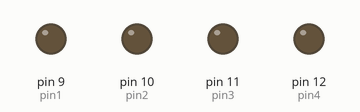
Bench run of a sketch on a simulated Arduino Uno, built with avr-gcc and run on an emulated ATmega328P. Parts: output pins drawn as LEDs (lit = HIGH).

Above: at 0.5 s.
At 2.5 s:
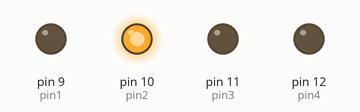
At 4.5 s:
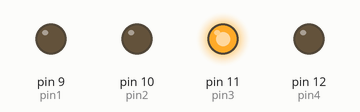
At 9.5 s:
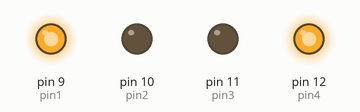
At 14.5 s:
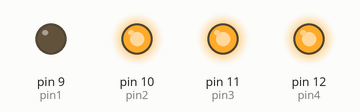
At 19.5 s:
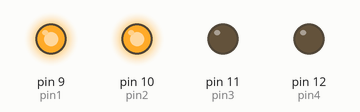
Timing chart, 0 to 20.8 s (numbered marks = the images above):
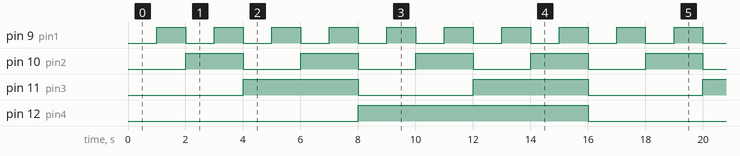

Measured:
- by itself, pin 9 (pin1): alternates HIGH for 1.0 s and LOW for 1.0 s
- by itself, pin 10 (pin2): alternates HIGH for 2.0 s and LOW for 2.0 s
- by itself, pin 11 (pin3): alternates HIGH for 4.0 s and LOW for 4.0 s
- by itself, pin 12 (pin4): alternates HIGH for 8.0 s and LOW for 8.0 s

The sketch:

led_binary_counter_1__1_.ino
```cpp
//four pins are used for bainary counter
int pin1=9;
int pin2=10;
int pin3=11;
int pin4=12;
void setup()
{
  pinMode(9, OUTPUT);
  pinMode(10, OUTPUT);
  pinMode(11, OUTPUT);
  pinMode(12, OUTPUT);
}

void loop()
{
  while(1)
  {	//if 0001 means first led will on like the way if 1 will on
    //0 means off.
    for(int i=0;i<16;i++)
    {
      if((i>>0)&1)
      {
        digitalWrite(9,HIGH);
      }
       if((i>>1)&1)
      {
        digitalWrite(10,HIGH);
      }
       if((i>>2)&1)
      {
        digitalWrite(11,HIGH);
      }
       if((i>>3)&1)
      {
        digitalWrite(12,HIGH);
      }
      delay(1000);//after every blink 1 sec delay
      digitalWrite(9,LOW);
      digitalWrite(10,LOW);
      digitalWrite(11,LOW);
      digitalWrite(12,LOW);

    }
  }

}
```
